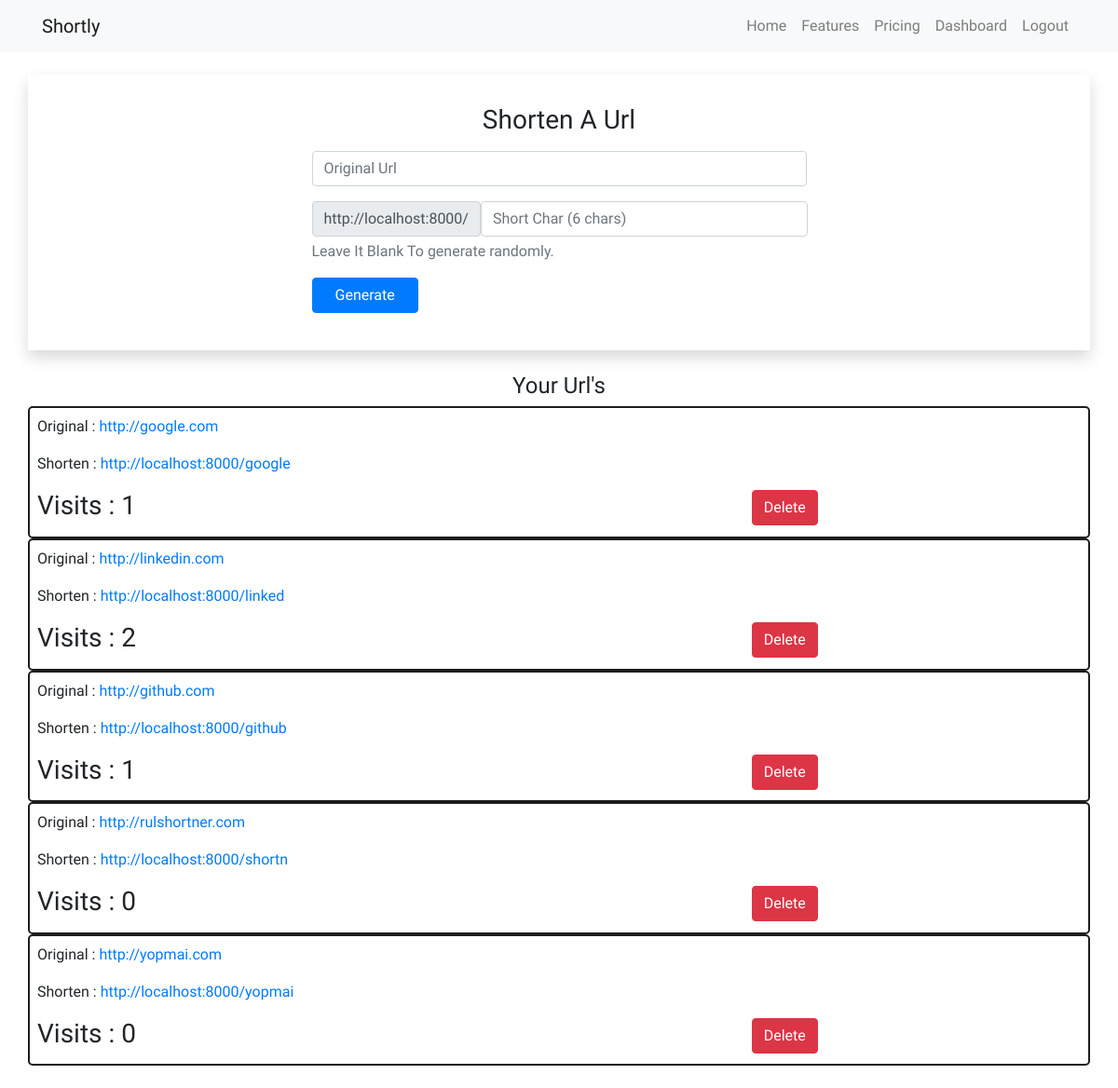
Page /dashboard/ (signed in) on the earlier database version.
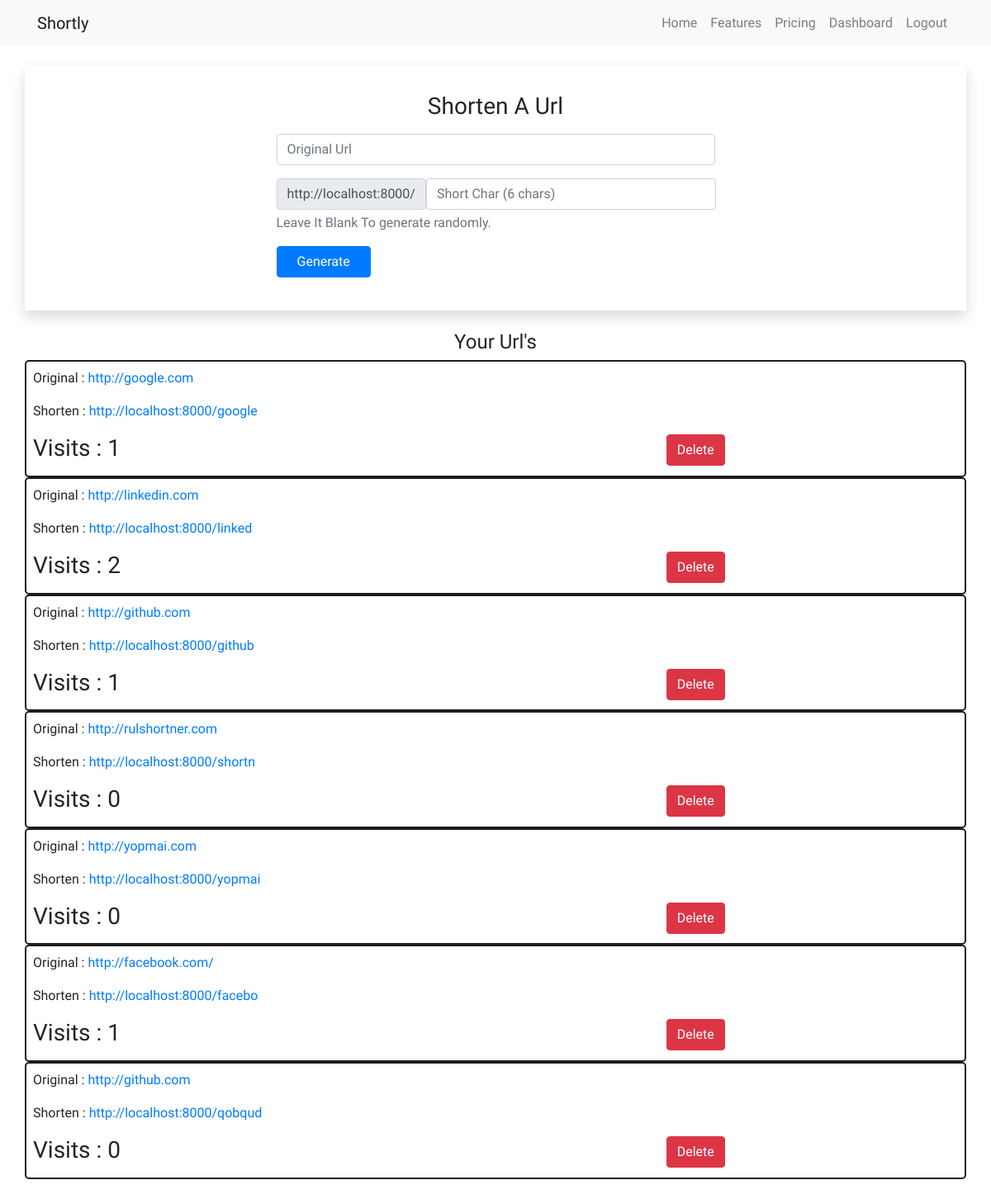
Same page on the later database version.
### urlhandler/models.py (models this page shows)
class shorturl(models.Model):
    original_url = models.URLField(blank = False)
    short_query = models.CharField(blank = False, max_length=6)
    visits = models.IntegerField(default=0)
    user=models.ForeignKey(User, on_delete=models.CASCADE)

### urlhandler/views.py (the view)
# urls.py: path('dashboard/', dashboard, name="dashboard"),
@login_required(login_url='/login/')
def dashboard(request):
    usr = request.user
    urls = shorturl.objects.filter(user = usr)
    return render(request, 'dashboard.html', { 'urls': urls })

### templates/dashboard.html (shortened to what this page needs)
{% extends 'nav.html' %}
{% block content %}
<div class="container shadow p-4">
    <div class="row">
        <div class="col-12 text-center py-2">
            <h3>Shorten A Url</h3>
        </div>
        <div class="col-10 col-sm-10 col-md-6 mx-auto">
            <form action="{% url 'generate' %}" method="POST">
                <div class="form-group">
                    <input type="url" name="original" class="form-control" placeholder="Original Url">
                </div>
                <div class="form-group">
                    <div class="input-group-prepend">
                        <div class="input-group-text">http://localhost:8000/</div>
                        <input type="text" name="short" class="form-control" placeholder="Short Char (6 chars)"
                            maxlength="6" id="short">
                    </div>
                    <p id="shorthelp" class="form-text text-muted">Leave It Blank To generate randomly.</p>
                </div>
                <div class="form-group">
                    <input type="submit" class="btn btn-primary px-4" value="Generate">
                </div>
            </form>
        </div>
    </div>
</div>
<div class="container my-4">
    <div class="row">
        <div class="col-12 text-center">
            <h4>Your Url's</h4>
        </div>
    </div>
    <div class="row justify-content-between">
        {% for u in urls %}
            <div style="overflow: hidden;" class="customcontainer p-2">
                <p style="text-overflow: ellipsis;">Original : <a href="{{ u.original_url }}" target="_blank"
                        class="card-link">{{ u.original_url }}</a>
                </p>
                <p>Shorten : <a href="http://localhost:8000/{{ u.short_query }}" target="_blank"
                        class="card-link">http://localhost:8000/{{ u.short_query }}</a></p>
                <div class="row justify-content-between">
                    <div class="col-6 col-sm-6 ">
                        <h3>Visits : {{ u.visits }} </h3>
                    </div>
                    <div class="col-4">
                        <form action="{% url 'deleteurl' %}" method="post">
                            <input type="submit" class="btn btn-danger" value="Delete">
                        </form>
                    </div>
                </div>
            </div>
        {% endfor %}
    </div>
</div>
</body>
</html>
{% endblock %}

### templates/nav.html (shortened to what this page needs)
<!DOCTYPE html>
<html lang="en">
<head>
  <link rel="stylesheet" href="https://stackpath.bootstrapcdn.com/bootstrap/4.5.0/css/bootstrap.min.css"
>
</head>
<body>
  <nav class="navbar navbar-expand-lg navbar-light bg-light">
    <div class="container">
      <a class="navbar-brand" href="#">Shortly</a>
      <div class="collapse navbar-collapse" id="navbarNavDropdown">
        <ul class="navbar-nav ml-auto">
          <li class="nav-item">
            <a class="nav-link" href="">Home</a>
          </li>
          <li class="nav-item">
            <a class="nav-link" href="#">Features</a>
          </li>
          <li class="nav-item">
            <a class="nav-link" href="#">Pricing</a>
          </li>
          {% if user.is_authenticated %}
          <li class="nav-item">
            <a class="nav-link" href="{% url 'dashboard' %}">Dashboard</a>
          </li>
          <li class="nav-item">
            <a class="nav-link" href="{% url 'logout' %}">Logout</a>
          </li>
          {% endif %}
        </ul>
      </div>
    </div>
  </nav>
  <br>
  {% block content %} {% endblock %}

### templates/nav.html (style rules this page uses)
body { font-family: 'Baloo Thambi 2', cursive; }

### templates/dashboard.html (style rules this page uses)
.customcontainer { min-width: 100%; border: 2px solid #1d1d1d; border-radius: 5px; max-width: 100%; height: 100%; }

Differences in the rows shown:
added shorturl: original_url "http://facebook.com/", short_query "facebo", visits "1"
added shorturl: original_url "http://github.com", short_query "qobqud", visits "0"
